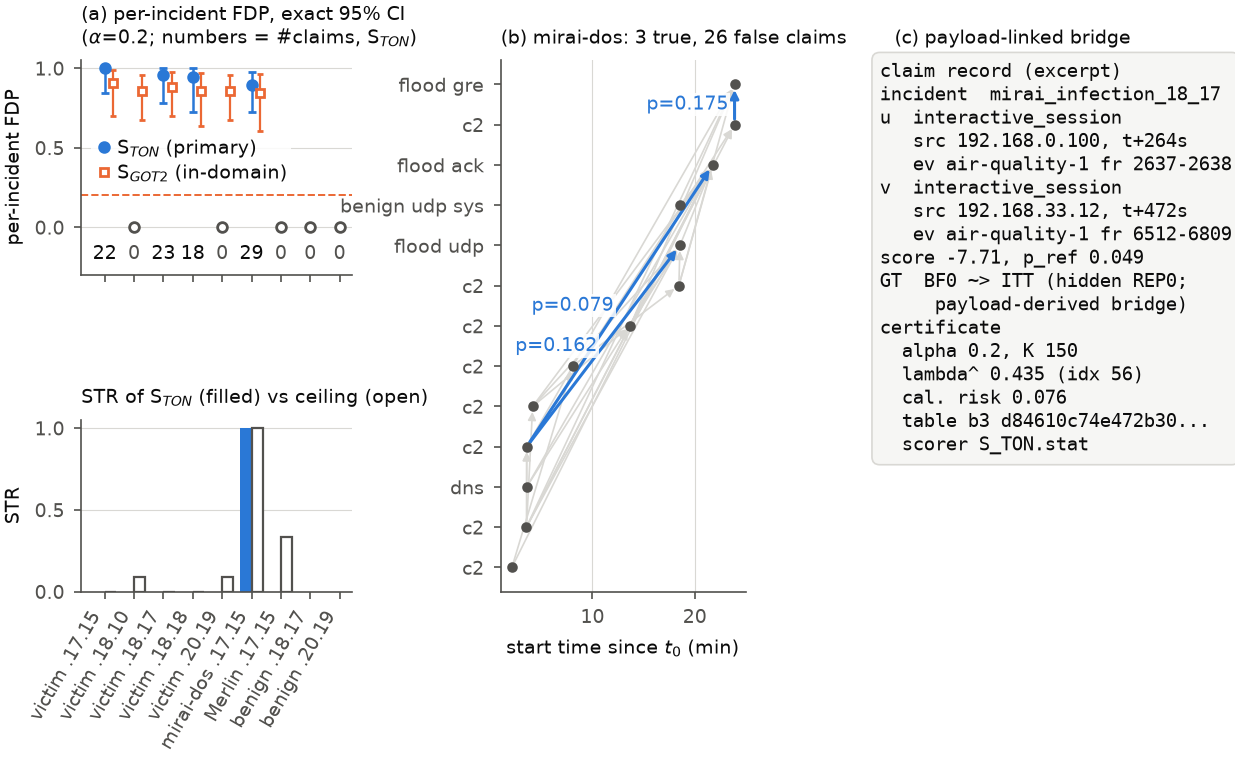

The script that saved this image:
#!/usr/bin/env python
"""Fig. 7 -- Gotham 2025 case study (E11): CRC-BH with the transfer scorer S_TON calibrated on all 150 CF-GOTHAM-T
incidents (DESIGN §5.1.3), applied to the 9 Gotham-real incidents. (a) per-incident strict FDP with exact
Clopper-Pearson intervals (conditional on the incident; no FDR claim) and STR vs the ceiling; (b) the certified
claims of the mirai-dos incident on a time line (true / false); (c) the claim record of a payload-linked certified
bridge (BF0(y) ~> ITT(y), true because no decoded Mirai report names y, GT rule §5.2.3). Owner: P2-G.

  .venv/bin/python -I P2_CertiChain/figures/fig7_gotham.py
Also writes results/exp/E11/gotham_v2/claim_record_example.json and certified_claims.parquet.
"""
from __future__ import annotations

import json
import sys
from pathlib import Path

import numpy as np
import polars as pl

sys.path.insert(0, str(Path(__file__).resolve().parent))
import _style as S  # noqa: E402
from certichain.certify.crc import certificate  # noqa: E402
from certichain.eval import experiments as X  # noqa: E402
from certichain.io.paths import atomic_write_json, atomic_write_parquet  # noqa: E402
from certichain.scoring import driver as D  # noqa: E402

CAL = ("cf_gotham_t_v2", "S_TON.stat")       # v2 bank (post-PREREG deviation P1); v1 gives identical claims
GK = "gotham_v2"
TEST = ("gotham_real", "S_TON.stat")
SHORT = {"mirai_infection_17_15": "victim .17.15", "mirai_infection_18_10": "victim .18.10",
         "mirai_infection_18_17": "victim .18.17", "mirai_infection_18_18": "victim .18.18",
         "mirai_infection_20_19": "victim .20.19", "mirai_dos_17_15": "mirai-dos .17.15",
         "merlin_17_15": "Merlin .17.15", "benign_18_17_mirai_dos": "benign .18.17", "benign_20_19_merlin": "benign .20.19"}


def certified_claims(alpha: float) -> tuple[pl.DataFrame, int, dict]:
    cb, tb = X.load_bank(*CAL), X.load_bank(*TEST)
    col = X.crc_full_bank(cb, alpha)
    cert = certificate(cb.t("Lmono", "bh"), alpha, col, cb.grids["bh"], scorer_id=CAL[1])
    rows = []
    for k, iid in enumerate(tb.index["incident_id"].to_list()):
        R = int(tb.t("R", "bh")[k, col])
        if R == 0:
            continue
        inc = X.inc_of(iid)
        sl = tb.slice(k)
        cands = D.load_cands(TEST[0], inc)
        units = D.load_units(TEST[0], inc)
        gtu = D.load_gt_units(TEST[0], inc)
        ep = dict(zip(gtu["unit_id"].to_list(), gtu["episode"].to_list()))
        cu = dict(zip(cands["cand_id"].to_list(), zip(cands["u"].to_list(), cands["v"].to_list())))
        uinfo = {r["unit_id"]: r for r in units.select("unit_id", "ts", "te", "src", "dsts", "type", "rec_ids").iter_rows(named=True)}
        lab = D.load_labels(TEST[0], inc)
        br = dict(zip(lab["cand_id"].to_list(), lab["bridge"].fill_null(False).to_list()))
        meta = json.loads((X._incident_dir(TEST[0], inc) / "meta.json").read_text())
        for rank, (c, y, p, s) in enumerate(zip(tb.csr["cand"][sl][:R], tb.csr["y"][sl][:R], tb.csr["p"][sl][:R],
                                                tb.csr["score"][sl][:R])):
            u, v = cu[int(c)]
            rows.append({"incident": inc, "rank": rank + 1, "cand_id": int(c), "y": int(y), "bridge": bool(br.get(int(c))),
                         "p": float(p), "score": float(s), "u": int(u), "v": int(v),
                         "u_type": uinfo[u]["type"], "v_type": uinfo[v]["type"], "u_src": uinfo[u]["src"],
                         "v_src": uinfo[v]["src"], "u_ts": uinfo[u]["ts"] - meta["t0"], "v_ts": uinfo[v]["ts"] - meta["t0"],
                         "u_ep": ep.get(u), "v_ep": ep.get(v)})
    return pl.DataFrame(rows, infer_schema_length=None), col, cert


def claim_record(cl: pl.DataFrame, cert: dict, alpha: float) -> dict:
    """Claim record of the first certified payload-linked bridge (BF0 ~> ITT) in a mirai-infection incident."""
    cand = cl.filter((pl.col("y") == 1) & pl.col("bridge") & pl.col("incident").str.contains("mirai_infection"))
    if not cand.height:
        return {}
    r = cand.row(0, named=True)
    inc = r["incident"]
    units = D.load_units(TEST[0], inc)
    recs = pl.read_parquet(X._incident_dir(TEST[0], inc) / "records.parquet", columns=["rec_id", "src_file", "src_locator", "ts"])
    rmap = {a: (b, c) for a, b, c in zip(recs["rec_id"].to_list(), recs["src_file"].to_list(), recs["src_locator"].to_list())}

    def ev(uid):
        rids = units.filter(pl.col("unit_id") == uid)["rec_ids"][0].to_list()[:2]
        return [f"{Path(rmap[x][0]).stem.replace('iotsim-', '')} {rmap[x][1].replace('frames:', 'fr ')}" for x in rids if x in rmap]
    return {"incident": inc, "claim": f"unit {r['u']} -> unit {r['v']} (candidate {r['cand_id']})",
            "u": {"type": r["u_type"], "src": r["u_src"], "t_minus_t0_s": round(r["u_ts"], 1), "evidence": ev(r["u"])},
            "v": {"type": r["v_type"], "src": r["v_src"], "t_minus_t0_s": round(r["v_ts"], 1), "evidence": ev(r["v"])},
            "score": round(r["score"], 3), "p_ref": round(r["p"], 4), "rank_in_incident": r["rank"],
            "gt": f"{r['u_ep']} ~> {r['v_ep']} (bridge over hidden REP0; payload-derived)",
            "certificate": {k: cert[k] for k in ("alpha", "lambda_hat", "lambda_hat_index", "K", "calibration_risk_at_lambda_hat",
                                                 "calibration_table_blake3", "scorer_id", "rule", "loss")}}


def main() -> None:
    S.setup()
    import matplotlib.pyplot as plt
    from matplotlib.gridspec import GridSpec
    out = X.exp_root("E11") / GK
    alpha = 0.2
    cl, col, cert = certified_claims(alpha)
    atomic_write_parquet(cl, out / "certified_claims.parquet")
    rec = claim_record(cl, cert, alpha)
    atomic_write_json(out / "claim_record_example.json", rec)
    per = pl.read_parquet(out / "per_incident.parquet").filter((pl.col("alpha") - alpha).abs() < 1e-9)
    order = ["mirai_infection_17_15", "mirai_infection_18_10", "mirai_infection_18_17", "mirai_infection_18_18",
             "mirai_infection_20_19", "mirai_dos_17_15", "merlin_17_15", "benign_18_17_mirai_dos", "benign_20_19_merlin"]
    per = per.with_columns(pl.col("incident").str.replace("gotham_real/", "").alias("inc"))
    pm = {r["inc"]: r for r in per.iter_rows(named=True)}
    fig = plt.figure(figsize=(S.DCOL, 3.45))
    gs = GridSpec(2, 3, figure=fig, width_ratios=[1.05, 0.95, 1.15], height_ratios=[1.25, 1], wspace=0.55, hspace=0.75)
    # (a) per-incident FDP with exact CIs
    ax = fig.add_subplot(gs[0, 0])
    for i, inc in enumerate(order):
        r = pm.get(inc)
        if r is None:
            continue
        if r["R"] == 0:
            ax.plot([i], [0], marker="o", mfc="white", mec=S.INK2, ms=3.5)
            ax.text(i, -0.2, "0", ha="center", fontsize=7, color=S.INK2)
            continue
        col_ = S.BLUE
        ax.errorbar([i], [r["fdp"]], yerr=[[r["fdp"] - r["fdp_cp_lo"]], [r["fdp_cp_hi"] - r["fdp"]]], fmt="o", ms=3.5,
                    color=col_, elinewidth=0.9, capsize=1.5)
        ax.text(i, -0.2, f"{r['R']}", ha="center", fontsize=7, color=S.INK)
    # exploratory in-domain comparison: S_GOT2 scorer with the CF-GOTHAM-T v2 S_GOT2 bank (open squares)
    pd2 = X.exp_root("E11") / "gotham_v2_sgot2" / "per_incident.parquet"
    sgot2_counts: list[str] = []
    if pd2.exists():
        per2 = pl.read_parquet(pd2).filter((pl.col("alpha") - alpha).abs() < 1e-9).with_columns(
            pl.col("incident").str.replace("gotham_real/", "").alias("inc"))
        pm2 = {r["inc"]: r for r in per2.iter_rows(named=True)}
        for i, inc in enumerate(order):
            r = pm2.get(inc)
            if r is None or r["R"] == 0:
                continue
            ax.errorbar([i + 0.28], [r["fdp"]], yerr=[[r["fdp"] - r["fdp_cp_lo"]], [r["fdp_cp_hi"] - r["fdp"]]],
                        fmt="s", ms=3.2, color=S.ORANGE, mfc="white", elinewidth=0.8, capsize=1.2)
            sgot2_counts.append(f"{SHORT[inc]} {r['fdp']:.2f} ({r['R']} claims)")
        from matplotlib.lines import Line2D
        ax.legend(handles=[Line2D([], [], marker="o", ls="", color=S.BLUE, ms=3.5),
                           Line2D([], [], marker="s", ls="", color=S.ORANGE, mfc="white", ms=3.2)],
                  labels=["S$_{TON}$ (primary)", "S$_{GOT2}$ (in-domain)"], loc="center left",
                  bbox_to_anchor=(0.0, 0.53), fontsize=7, handletextpad=0.2, handlelength=1.0, borderpad=0.15,
                  labelspacing=0.25, frameon=True, facecolor="white", edgecolor="none", framealpha=0.85)
    S.alpha_line(ax, alpha, color=S.ALPHA_COLORS[alpha])
    ax.set_xticks(range(len(order)))
    ax.set_xticklabels([])
    ax.set_ylim(-0.3, 1.05)
    ax.set_yticks([0, 0.5, 1])
    ax.set_ylabel("per-incident FDP")
    ax.set_title(f"(a) per-incident FDP, exact 95% CI\n($\\alpha$={alpha}; numbers = #claims, S$_{{TON}}$)",
                 loc="left", fontsize=7)
    ax.grid(axis="x", visible=False)
    ax2 = fig.add_subplot(gs[1, 0], sharex=ax)
    w = 0.38
    for i, inc in enumerate(order):
        r = pm.get(inc)
        if r is None or "benign" in inc:
            continue
        ax2.bar(i - w / 2, r["str"] or 0, width=w, color=S.BLUE)
        ax2.bar(i + w / 2, r["ceiling"] or 0, width=w, color="white", edgecolor=S.INK2, lw=0.8)
    ax2.set_xticks(range(len(order)))
    ax2.set_xticklabels([SHORT[o] for o in order], rotation=60, ha="right", fontsize=7)
    plt.setp(ax.get_xticklabels(), visible=False)
    ax2.set_ylim(0, 1.05)
    ax2.set_ylabel("STR")
    ax2.set_title("STR of S$_{TON}$ (filled) vs ceiling (open)", loc="left", fontsize=7)
    ax2.grid(axis="x", visible=False)
    # (b) mirai-dos timeline of certified claims
    ax3 = fig.add_subplot(gs[:, 1])
    sub = cl.filter(pl.col("incident").str.contains("mirai_dos"))
    if sub.height:
        uids = sorted(set(sub["u"].to_list()) | set(sub["v"].to_list()),
                      key=lambda x: (sub.filter((pl.col("u") == x))["u_ts"].to_list() or sub.filter(pl.col("v") == x)["v_ts"].to_list())[0])
        ypos = {u: i for i, u in enumerate(uids)}
        tmap = {}
        for r in sub.iter_rows(named=True):
            tmap[r["u"]] = (r["u_ts"] / 60, r["u_type"])
            tmap[r["v"]] = (r["v_ts"] / 60, r["v_type"])
        for r in sorted(sub.iter_rows(named=True), key=lambda r: r["y"]):
            xu, xv = r["u_ts"] / 60, r["v_ts"] / 60
            colr = S.BLUE if r["y"] == 1 else S.GRID
            ax3.annotate("", xy=(xv, ypos[r["v"]]), xytext=(xu, ypos[r["u"]]),
                         arrowprops=dict(arrowstyle="-|>", color=colr, lw=1.1 if r["y"] == 1 else 0.6,
                                         shrinkA=2, shrinkB=2, mutation_scale=6), zorder=3 if r["y"] == 1 else 2)
            if r["y"] == 1:
                ax3.text((xu + xv) / 2 - 0.6, (ypos[r["u"]] + ypos[r["v"]]) / 2, f"p={r['p']:.3f}", fontsize=7,
                         color=S.BLUE, ha="right", va="center", zorder=6,
                         bbox=dict(boxstyle="square,pad=0.1", fc="white", ec="none", alpha=0.85))
        for u, (t, ty) in tmap.items():
            ax3.plot([t], [ypos[u]], "o", ms=2.8, color=S.INK2, zorder=4)
        ax3.set_yticks(range(len(uids)))
        abbrev = lambda t: t.replace("BENIGN_GENERIC_", "benign ").replace("_PERIODIC", "").replace("_ACTIVITY", "").replace("_", " ").lower()  # noqa: E731
        ax3.set_yticklabels([abbrev(tmap[u][1]) for u in uids], fontsize=7)
        ax3.set_xlabel("start time since $t_0$ (min)")
        nt, nf = int((sub["y"] == 1).sum()), int((sub["y"] != 1).sum())
        ax3.set_title(f"(b) mirai-dos: {nt} true, {nf} false claims", loc="left", fontsize=7)
        ax3.grid(axis="y", visible=False)
    # (c) claim record excerpt
    ax4 = fig.add_subplot(gs[:, 2])
    ax4.axis("off")
    if rec:
        c = rec["certificate"]
        txt = (f"claim record (excerpt)\n"
               f"incident  {rec['incident'].replace('gotham_real/', '')}\n"
               f"u  {rec['u']['type'].lower()}\n   src {rec['u']['src']}, t+{rec['u']['t_minus_t0_s']:.0f}s\n"
               f"   ev {rec['u']['evidence'][0] if rec['u']['evidence'] else '-'}\n"
               f"v  {rec['v']['type'].lower()}\n   src {rec['v']['src']}, t+{rec['v']['t_minus_t0_s']:.0f}s\n"
               f"   ev {rec['v']['evidence'][0] if rec['v']['evidence'] else '-'}\n"
               f"score {rec['score']}, p_ref {rec['p_ref']}\n"
               f"GT  BF0 ~> ITT (hidden REP0;\n     payload-derived bridge)\n"
               f"certificate\n  alpha {c['alpha']}, K {c['K']}\n  lambda^ {c['lambda_hat']:.3f} (idx {c['lambda_hat_index']})\n"
               f"  cal. risk {c['calibration_risk_at_lambda_hat']:.3f}\n  table b3 {c['calibration_table_blake3'][:16]}...\n"
               f"  scorer {c['scorer_id']}")
        ax4.text(-0.05, 1.0, txt, family="monospace", fontsize=7, va="top", ha="left", transform=ax4.transAxes,
                 bbox=dict(boxstyle="round,pad=0.4", fc="#f6f6f4", ec=S.GRID, lw=0.6))
        ax4.set_title("(c) payload-linked bridge", loc="left", fontsize=7)
    n11 = S.numbers("E11")
    g = lambda k, d=float("nan"): n11.get(k, {}).get("value", d)  # noqa: E731
    cb = X.load_bank(*CAL)
    Rc, Vc = cb.t("R", "bh")[:, col], cb.t("V", "bh")[:, col]
    cal_fdp = float(np.where(Rc > 0, Vc / np.maximum(Rc, 1), 0.0).mean())
    smry = n11.get(f"{GK}|summary|a={alpha}", {})
    s2 = n11.get(f"{GK}_sgot2|summary|a={alpha}", {})
    s2a = n11.get(f"{GK}_sgot2|summary|a=0.1", {})
    v1 = n11.get(f"gotham|summary|a={alpha}", {})
    cap = (f"Fig. 7 (Gotham 2025 case study, E11). Required facts (results/exp/E11/{GK}/*, {GK}_sgot2/*, "
           f"results/summary/E11_numbers.json): scorer S_TON (CF-TON-trained, never saw Gotham), CRC-BH calibrated on all "
           f"K = {cb.n} CF-GOTHAM-T v2 incidents (training-pool episodes and backgrounds; regenerated bank of the "
           f"post-PREREG deviation P1), lambda-hat index {col} (lambda = {cert['lambda_hat']:.3f}) at alpha = {alpha} and "
           f"also at alpha = 0.1 (same index; the original v1 bank gives the same index and exactly the same Gotham claims, "
           f"v1: {v1.get('cal_incidents_with_claims')} calibration incidents with claims); at lambda-hat only "
           f"{smry.get('cal_incidents_with_claims')} of the {cb.n} calibration incidents carry claims and "
           f"{int(Vc.sum())} of their {int(Rc.sum())} claims are false (calibration mean FDP {cal_fdp:.3f}, calibration "
           f"risk bound {cert['calibration_risk_at_lambda_hat']:.3f}). On the 9 Gotham-real incidents: (a) per-incident "
           f"strict FDP with exact Clopper-Pearson 95% intervals (conditional on the incident; no FDR claim): "
           f"{smry.get('value')} of 7 attack incidents receive claims with FDP {smry.get('fdp_min', float('nan')):.2f}-"
           f"{smry.get('fdp_max', float('nan')):.2f}, 3 attack incidents and both benign windows receive none (no wrongful "
           f"implication); STR vs ceiling (1 - rho_T) r_C,T under the seed-priority GT (rho_T pooled "
           f"{g(GK + '|gt|seed_priority|rho_T'):.3f}; default rule {g(GK + '|gt|default|rho_T'):.3f}). (b) mirai-dos: CRC "
           f"certifies all three C&C -> flood transitions (STR = 1) among 29 claims. (c) the claim record of a payload-linked "
           f"certified bridge (BF0(y) ~> ITT(y), true under the seed-priority GT because no decoded Mirai report names y; "
           f"under the default unit-episode rule the same claim is AMB, and the FDP of victims .18.17 / .18.18 becomes "
           f"1.00). S_TON's within-incident AUC is {g(GK + '|within_auc|gotham_real|S_TON.stat'):.2f} on Gotham-real "
           f"({g(GK + '|within_auc|cf_gotham_t_v2|S_TON.stat'):.2f} on CF-GOTHAM-T v2), the bank/case-study two-sample AUC "
           f"on phi is {g(GK + '|two_sample_auc|' + CAL[0] + '->gotham_real'):.2f} (same value for the v1 bank), and 59-65% of the attack windows' raw records also occur in the bank. Open squares "
           f"(exploratory, not pre-registered): the in-domain scorer S_GOT2 (CF-GOTHAM-T v2 bank, lambda-hat index "
           f"{s2.get('lam_idx')}; within-incident AUC {g(GK + '_sgot2|within_auc|gotham_real|S_GOT2.stat'):.2f} on "
           f"Gotham-real, {g(GK + '_sgot2|within_auc|cf_gotham_t_v2|S_GOT2.stat'):.3f} on the bank; claims in "
           f"{s2.get('cal_incidents_with_claims')} of {cb.n} calibration incidents) gives FDP: " + "; ".join(sgot2_counts) +
           f" at alpha = {alpha} (at alpha = 0.1, index {s2a.get('lam_idx')}: FDP {s2a.get('fdp_min', float('nan')):.2f}-"
           f"{s2a.get('fdp_max', float('nan')):.2f}, the two zero-FDP victims with a single true claim each). A better "
           f"scorer does not rescue the case study: the bank is not exchangeable with the Gotham windows, so the case study "
           f"shows the cost of a non-exchangeable bank (and of a transfer scorer), not a validity claim.")
    S.save(fig, "fig7_gotham", cap)
    print("fig7 written")


if __name__ == "__main__":
    main()
